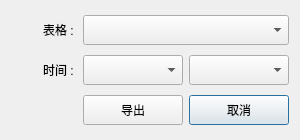
<?xml version="1.0" encoding="UTF-8"?>
<ui version="4.0">
 <class>OutputDataDialog</class>
 <widget class="QDialog" name="OutputDataDialog">
  <property name="geometry">
   <rect>
    <x>0</x>
    <y>0</y>
    <width>300</width>
    <height>140</height>
   </rect>
  </property>
  <property name="minimumSize">
   <size>
    <width>300</width>
    <height>140</height>
   </size>
  </property>
  <property name="maximumSize">
   <size>
    <width>300</width>
    <height>140</height>
   </size>
  </property>
  <property name="windowTitle">
   <string>Dialog</string>
  </property>
  <layout class="QGridLayout" name="gridLayout" rowstretch="1,1,0" columnstretch="1,0,1" rowminimumheight="1,1,0" columnminimumwidth="1,0,1">
   <item row="1" column="2">
    <widget class="QComboBox" name="box_moonth">
     <property name="minimumSize">
      <size>
       <width>50</width>
       <height>30</height>
      </size>
     </property>
    </widget>
   </item>
   <item row="0" column="0">
    <widget class="QLabel" name="zlabel_1">
     <property name="minimumSize">
      <size>
       <width>40</width>
       <height>30</height>
      </size>
     </property>
     <property name="text">
      <string>表格 : </string>
     </property>
     <property name="alignment">
      <set>Qt::AlignRight|Qt::AlignTrailing|Qt::AlignVCenter</set>
     </property>
    </widget>
   </item>
   <item row="2" column="2">
    <widget class="QPushButton" name="but_cal">
     <property name="minimumSize">
      <size>
       <width>100</width>
       <height>30</height>
      </size>
     </property>
     <property name="text">
      <string>取消</string>
     </property>
    </widget>
   </item>
   <item row="0" column="1" colspan="2">
    <widget class="QComboBox" name="box_tables">
     <property name="minimumSize">
      <size>
       <width>100</width>
       <height>30</height>
      </size>
     </property>
    </widget>
   </item>
   <item row="1" column="1">
    <widget class="QComboBox" name="box_year">
     <property name="minimumSize">
      <size>
       <width>50</width>
       <height>30</height>
      </size>
     </property>
    </widget>
   </item>
   <item row="1" column="0">
    <widget class="QLabel" name="zlabel_2">
     <property name="minimumSize">
      <size>
       <width>40</width>
       <height>30</height>
      </size>
     </property>
     <property name="text">
      <string>时间 : </string>
     </property>
     <property name="alignment">
      <set>Qt::AlignRight|Qt::AlignTrailing|Qt::AlignVCenter</set>
     </property>
    </widget>
   </item>
   <item row="2" column="1">
    <widget class="QPushButton" name="but_output">
     <property name="minimumSize">
      <size>
       <width>100</width>
       <height>30</height>
      </size>
     </property>
     <property name="text">
      <string>导出</string>
     </property>
    </widget>
   </item>
  </layout>
 </widget>
 <resources/>
 <connections/>
</ui>
